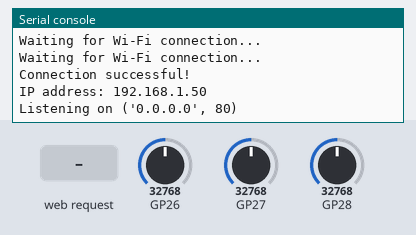
A program run on a simulated Raspberry Pi Pico running MicroPython. Shown: the last lines printed to the serial console. The test bench sets the inputs (shaded band); at power-on: GP26 = 32768, GP27 = 32768, GP28 = 32768 (analog values on the 0–65535 scale). WiFi joins after 1.5 s.

Above: at 3.2 s.
3.3 s: HTTP request GET / received
At 4.5 s:
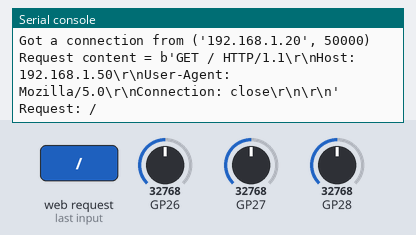
4.8 s: HTTP request GET /value received
At 5.7 s:
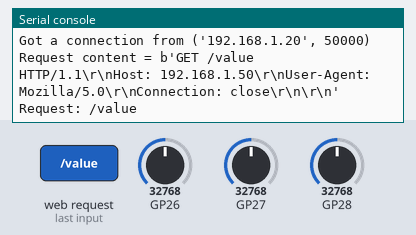
6.3 s: HTTP request GET /json received
At 6.8 s:
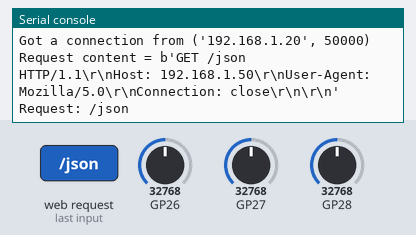

The program:

main.py
```python
# Complete project details at https://RandomNerdTutorials.com/raspberry-pi-pico-web-server-micropython/

# Import necessary modules
import network
import socket
import time
import random

from TemperatureSensors import Thermistor

from machine import Pin

# Create an LED object on pin 'LED'
#led = Pin('LED', Pin.OUT)

# Wi-Fi credentials
ssid = '***'
password = '***'


thermistor_1 = Thermistor(26)
thermistor_2 = Thermistor(27)
thermistor_3 = Thermistor(28)

# HTML template for the webpage
def webpage(temperature_value_1, temperature_value_2, temperature_value_3):
    html = f"""
        <!DOCTYPE html>
        <html>
        <head>
            <title>Pico Web Server</title>
            <meta name="viewport" content="width=device-width, initial-scale=1">
        </head>
        <body>
            <h1>Raspberry Pi Pico Web Server</h1>
            <p>Temperature 1 (26) value: {temperature_value_1}</p>
            <p>Temperature 2 (27) value: {temperature_value_2}</p>
            <p>Temperature 3 (28) value: {temperature_value_3}</p>
        </body>
        </html>
        """
    return str(html)

def json(temperature_value_1, temperature_value_2, temperature_value_3):
    response = f"""{
    [
        {
            "id":"26",
            "value":temperature_value_1
        },
        {
            "id":"27",
            "value":temperature_value_2
        },
        {
            "id":"28",
            "value":temperature_value_3
        }
    ]
 }"""
    return str(response)

# Connect to WLAN
wlan = network.WLAN(network.STA_IF)
wlan.active(True)
wlan.connect(ssid, password)

# Wait for Wi-Fi connection
connection_timeout = 10
while connection_timeout > 0:
    if wlan.status() >= 3:
        break
    connection_timeout -= 1
    print('Waiting for Wi-Fi connection...')
    time.sleep(1)

# Check if connection is successful
if wlan.status() != 3:
    raise RuntimeError('Failed to establish a network connection')
else:
    print('Connection successful!')
    network_info = wlan.ifconfig()
    print('IP address:', network_info[0])

# Set up socket and start listening
addr = socket.getaddrinfo('0.0.0.0', 80)[0][-1]
s = socket.socket()
s.setsockopt(socket.SOL_SOCKET, socket.SO_REUSEADDR, 1)
s.bind(addr)
s.listen()

print('Listening on', addr)

# Initialize variables
temperature_value_1 = 0
temperature_value_2 = 0
temperature_value_3 = 0

# Main loop to listen for connections
while True:
    try:
        conn, addr = s.accept()
        print('Got a connection from', addr)

        # Receive and parse the request
        request = conn.recv(1024)
        request = str(request)
        print('Request content = %s' % request)

        try:
            request = request.split()[1]
            print('Request:', request)
        except IndexError:
            pass

        # Process the request and update variables
        if request == '/' or request == '/value':
            temperature_value_1 = thermistor_1.ReadTemperature()
            temperature_value_2 = thermistor_2.ReadTemperature()
            temperature_value_3 = thermistor_3.ReadTemperature()

            # Generate HTML response
            response = webpage(temperature_value_1, temperature_value_2, temperature_value_3)

            # Send the HTTP response and close the connection
            conn.send('HTTP/1.0 200 OK\r\nContent-type: text/html\r\n\r\n')
            conn.send(response)
            conn.close()
        elif request == '/json':
            temperature_value_1 = thermistor_1.ReadTemperature()
            temperature_value_2 = thermistor_2.ReadTemperature()
            temperature_value_3 = thermistor_3.ReadTemperature()

            response = json(temperature_value_1, temperature_value_2, temperature_value_3)

            conn.send('HTTP/1.0 200 OK\r\nContent-type: application/json\r\n\r\n')
            conn.send(response)
            conn.close()

        else:
            conn.send('HTTP/1.0 404 Not Found\r\nContent-type: text/html\r\n\r\n')
            conn.close()

    except OSError as e:
        conn.close()
        print('Connection closed')
```

TemperatureSensors.py
```python
from machine import ADC
import math

class Thermistor:
    def __init__(self, pin):
        self.thermistor = ADC(pin)

    def ReadTemperature(self):
        # Get Voltage value from ADC
        adc_value = self.thermistor.read_u16()
        Vout = (3.3/65535)*adc_value

        # Voltage Divider
        Vin = 3.3
        Ro = 10000  # 10k Resistor

        # Steinhart Constants
        A = 0.001129148
        B = 0.000234125
        C = 0.0000000876741

        # Calculate Resistance
        Rt = (Vout * Ro) / (Vin - Vout)

        # Steinhart - Hart Equation
        TempK = 1 / (A + (B * math.log(Rt)) + C * math.pow(math.log(Rt), 3))

        # Convert from Kelvin to Celsius
        TempC = TempK - 273.15

        return round(TempC,2)
```

Measured:
- after the input at 3.3 s, the serial console: prints a new line at once (image 1)
- after the input at 4.8 s, the serial console: prints a new line at once (image 2)
- after the input at 6.3 s, the serial console: prints a new line at once (image 3)
